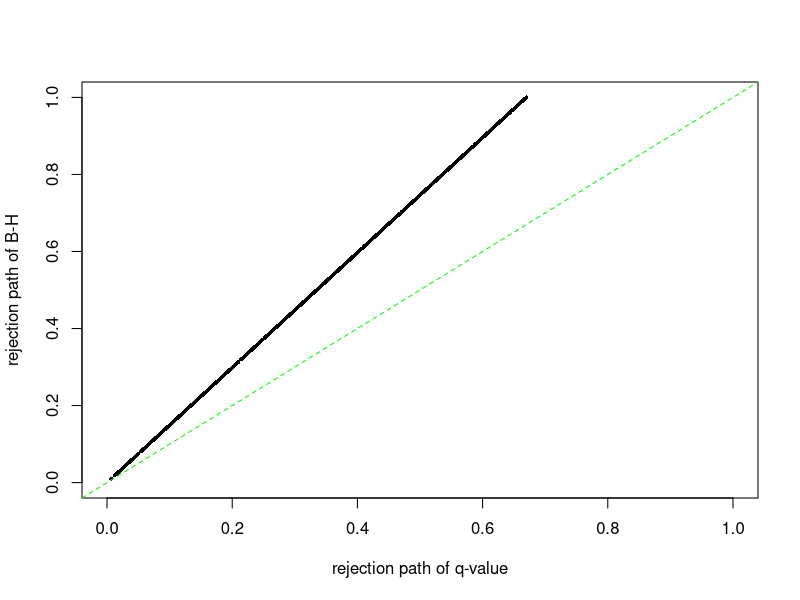

Recreate this plot in R.
library(qvalue)
data(hedenfalk)
pval = hedenfalk$p
m = length(pval)
m
qval_rst = qvalue(pval,fdr.level=0.05)
pi0 = qval_rst$pi0
path_qval = pi0*sort(pval)*m/seq(1:m)
max(which(path_qval<0.05))
path_BH = sort(pval)*m/seq(1:m)
pdf(file="rej_path.pdf", width=5, height=5.5,bg="white")
plot(path_BH~path_qval, xlim=c(0,1), ylim=c(0,1), pch=16,cex=0.5, xlab="rejection path of q-value", ylab = "rejection path of B-H")
abline(0,1, lty=2, col="green")
dev.off()
